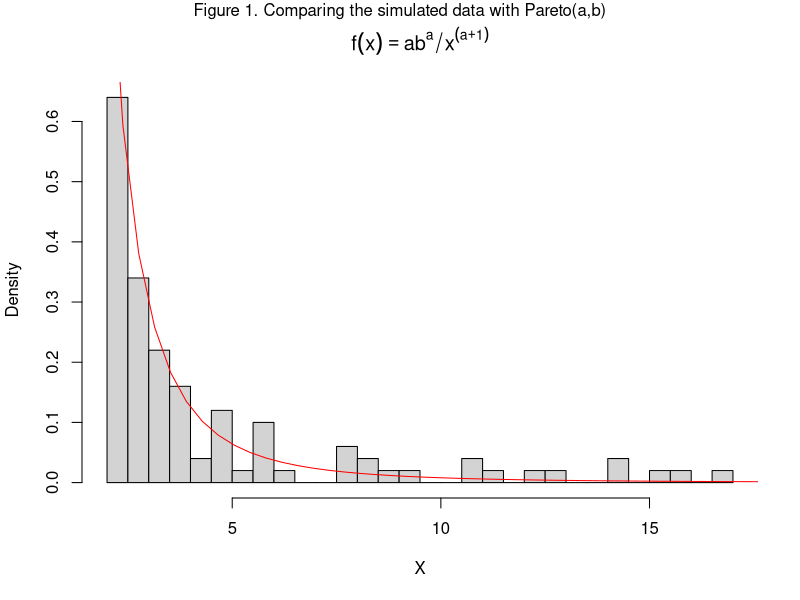
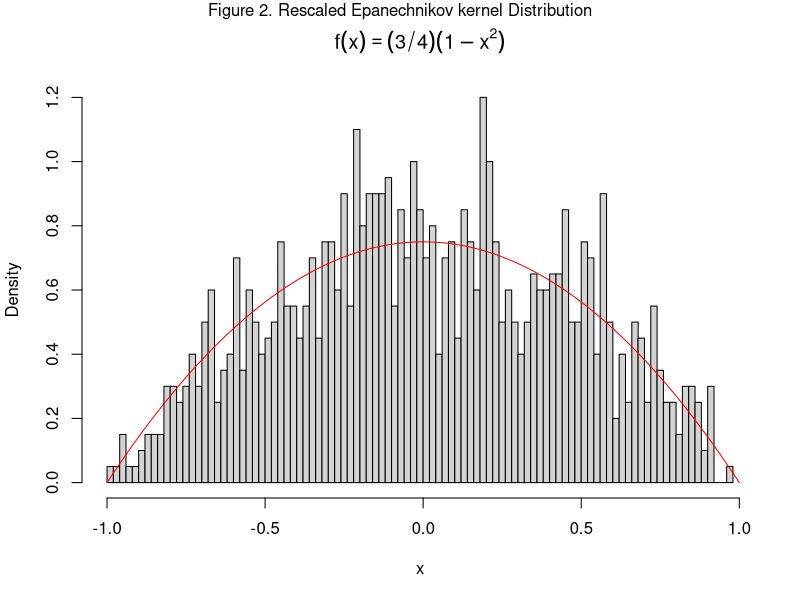
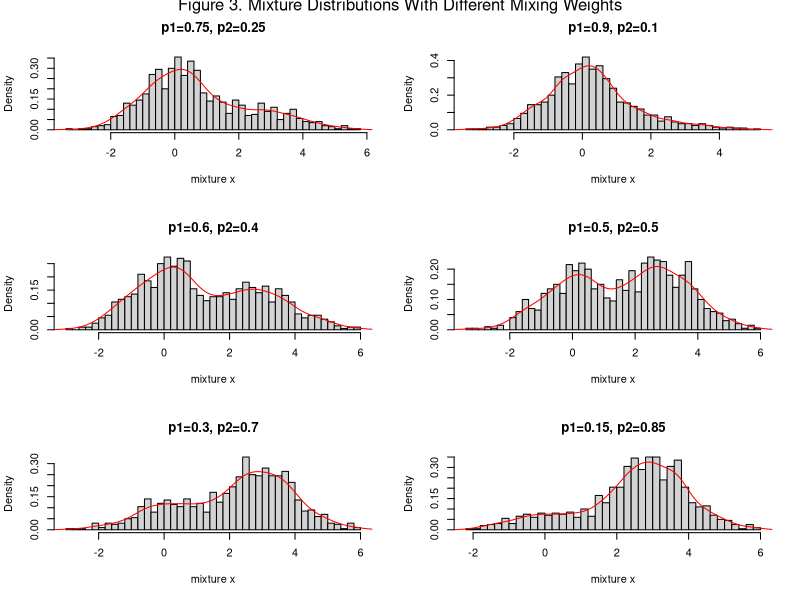
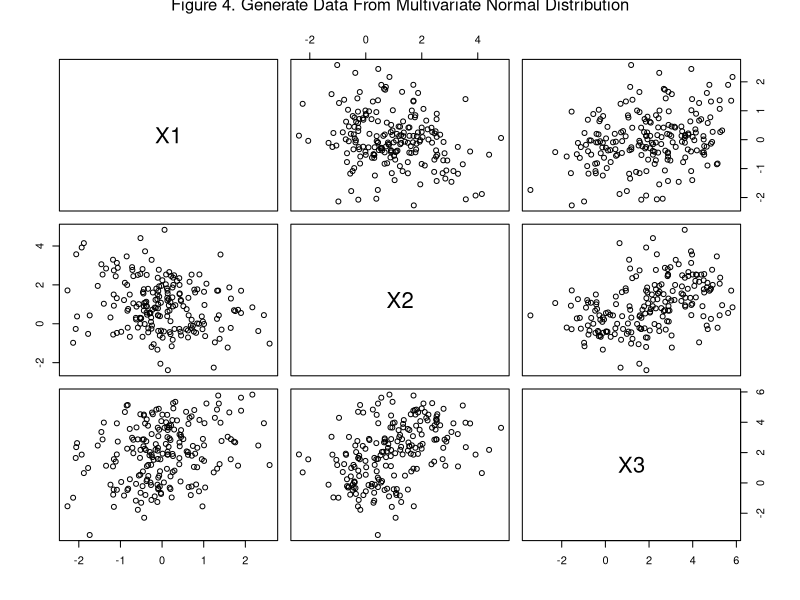
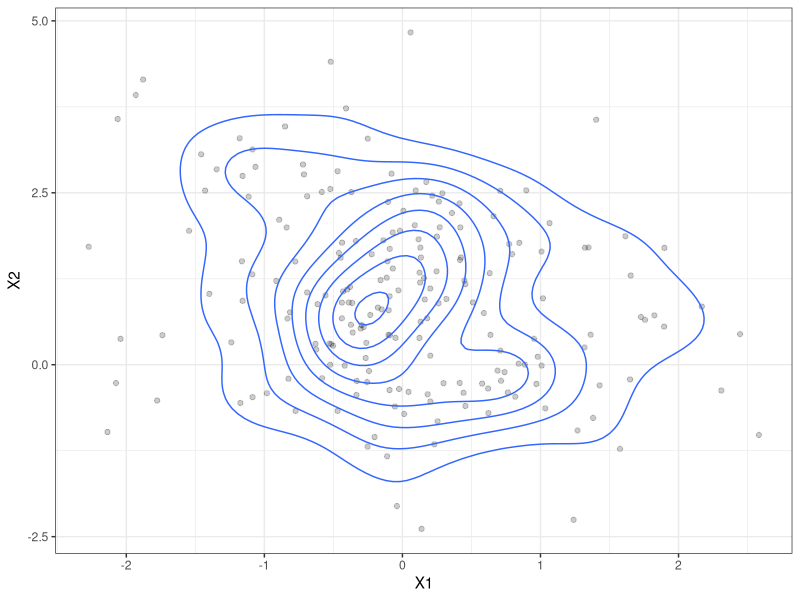
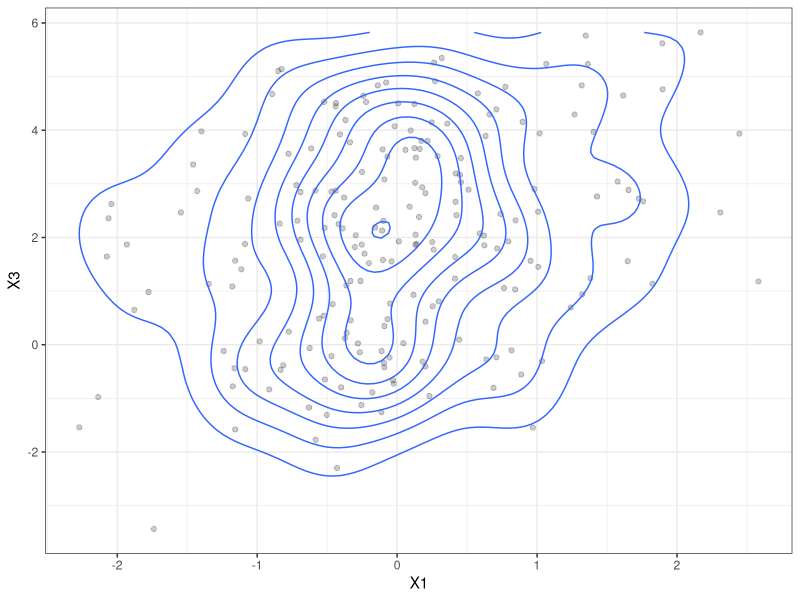
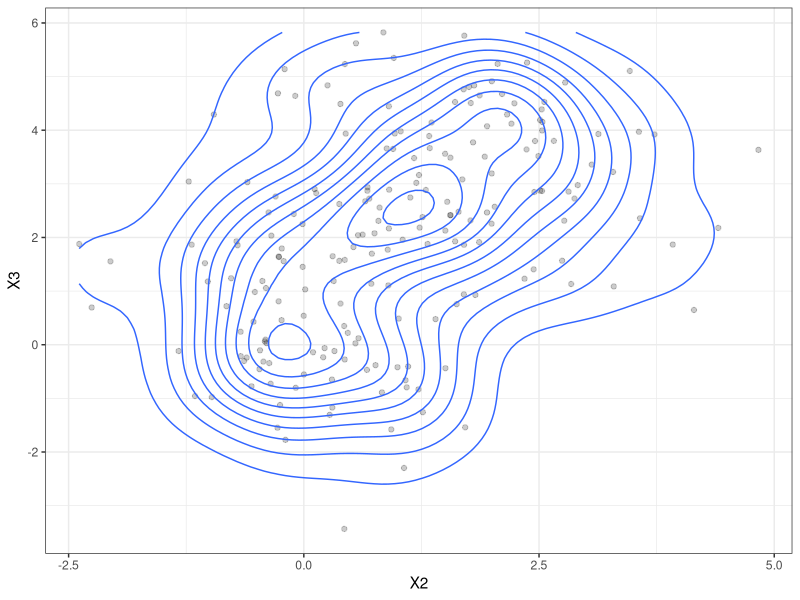

These figures' R source, in order:
## ---- chunk 1
## Global options
knitr::opts_chunk$set(
  cache = TRUE,
  prompt = TRUE,
  comment = '',
  collapse = TRUE,
  warning = FALSE,
  message = FALSE)
## ---- chunk 2
# define the quantile function of Pareto(a,b) distribution
quantile_Pareto <-function(prob, a, b){
  x <- b * (1-prob)^(-1/a)
  return(x)
}
# define the simulated sample size
n <- 100
u <- runif(n)
# based on the uniformly generated vector to get the random sample
X <- quantile_Pareto(u, 2, 2)
range(X)
## ---- chunk 3
# draw the density histogram of the simulated data
hist(X, prob = T, 
     breaks = 50, 
     main = expression(f(x)==ab^a/x^(a+1))) 
# prepare the Pareto(2,2) distribution
x <- seq(2,40,.38)
y <- 2*(2^2)/(x^(2+1))
# superimpose the lines on the simulated density
lines(x, y, col="red")
mtext("Figure 1. Comparing the simulated data with Pareto(a,b)",
      side = 3,
      line = -1,
      outer = T)
## ---- chunk 4
# write a function based on text's information
gen_var <- function(n){ # n is the sample size
  U_1 <- runif(n, -1, 1)
  U_2 <- runif(n, -1, 1)
  U_3 <- runif(n, -1, 1)
  U_output <- c()
  for (i in c(1:n)) {
    if (abs(U_3[i]) > abs(U_2[i]) & 
        abs(U_3[i]) > abs(U_1[i]))
      {U_output[i] <- U_2[i]} 
    else 
      {U_output[i] <- U_3[i]}
  }
  return(U_output)
}

# generate 1000 data
U_output <- gen_var(1000)
hist(U_output, prob = T, 
     breaks = 100, 
     xlab = "x",
     main = expression(f(x)==(3/4)*(1-x^2)))
x_vec <- seq(-1,1,0.001)
f_x <- 0.75*(1-x_vec^2)
lines(x_vec, f_x, col="red")
mtext("Figure 2. Rescaled Epanechnikov kernel Distribution",
      side = 3,
      line = -1,
      outer = T)
## ---- chunk 5
set.seed(1000)
n <- 1000
# generate two vectors from normal distribution
x1 <- rnorm(n,0,1)
x2 <- rnorm(n,3,1)

# use a for-loop to draw graphs at different mixing weights
par(mfrow=c(3,2))
for (p1 in c(0.75, 0.90, 0.60, 0.5, 0.30, 0.15)){
  # define the mixing prob
  p2 <- 1 - p1
  # use n data from uniform distribution to construct
  # the proportion of each parent distribution.
  u <- runif(n)
  k <- as.integer(u > p2)
  x <- k * x1 + (1-k) * x2
  hist(x, prob = T, 
       breaks = 50, 
       xlab = "mixture x",
       main = sprintf("p1=%s, p2=%s", p1, p2))
  lines(density(x), col= "red")
}
mtext("Figure 3. Mixture Distributions With Different Mixing Weights",
      side = 3,
      line = -1,
      outer = T)
## ---- chunk 6
# create a function to gen data matrix from a multivariate normal distribution.
mvn_gen <- function(n, mu, sigma){
  # to determine the dimension
  d <- length(mu)
  # generate a n*d matrix from a standard normal distribution
  Z <- matrix(rnorm(n*d), nrow = n, ncol = d)
  # use Cholesky function to factorize the Cov-var matrix
  Q <- chol(sigma)
  # to transform the mu from dataframe to matrix
  mu <- matrix (mu, nrow = d, ncol = 1)
  # J is column vector of ones
  J <- matrix(mu, nrow = n, ncol = 1)
  # define the output X matrix
  X <- Z %*% Q + J %*% t(mu)
  return(data.frame(X))
}

# input the given cov-var matrix
sig <- matrix(c(1.0, -0.5, 0.5,
                -0.5, 1.0, -0.5,
                0.5, -0.5, 1.0),3,3)
set.seed(100)
X <- mvn_gen(n=200, mu = c(0,1,2), sigma = sig)
pairs(X)
mtext("Figure 4. Generate Data From Multivariate Normal Distribution",
      side = 3,
      line = -1,
      outer = T)
head(X)
## ---- chunk 7
library(ggplot2)
par(mfrow=c(3,2))
ggplot(X, aes(x=X1, y=X2))+
  geom_point(alpha = .2) +
  geom_density_2d()+
  theme_bw()
ggplot(X, aes(x=X1, y=X3))+
  geom_point(alpha = .2) +
  geom_density_2d()+
  theme_bw()
ggplot(X, aes(x=X2, y=X3))+
  geom_point(alpha = .2) +
  geom_density_2d()+
  theme_bw()
